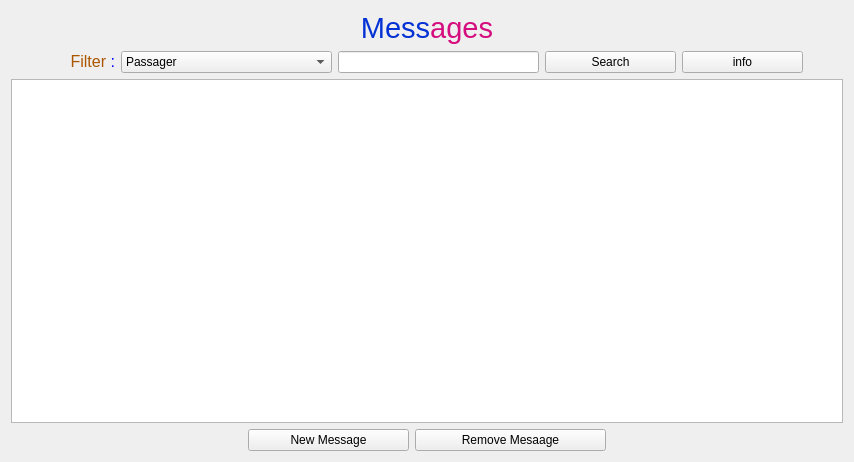
          <widget class="QWidget" name="messages">
           <layout class="QGridLayout" name="gridLayout_48">
            <item row="0" column="0">
             <widget class="QLabel" name="label_132">
              <property name="text">
               <string>&lt;html&gt;&lt;head/&gt;&lt;body&gt;&lt;p align=&quot;center&quot;&gt;&lt;span style=&quot; font-size:22pt; color:#0532d5;&quot;&gt;Mess&lt;/span&gt;&lt;span style=&quot; font-size:22pt; color:#d50e7f;&quot;&gt;ages&lt;/span&gt;&lt;/p&gt;&lt;/body&gt;&lt;/html&gt;</string>
              </property>
             </widget>
            </item>
            <item row="1" column="0">
             <layout class="QHBoxLayout" name="horizontalLayout_39">
              <item>
               <spacer name="horizontalSpacer_103">
                <property name="orientation">
                 <enum>Qt::Horizontal</enum>
                </property>
                <property name="sizeHint" stdset="0">
                 <size>
                  <width>40</width>
                  <height>20</height>
                 </size>
                </property>
               </spacer>
              </item>
              <item>
               <widget class="QLabel" name="label_133">
                <property name="minimumSize">
                 <size>
                  <width>64</width>
                  <height>21</height>
                 </size>
                </property>
                <property name="text">
                 <string>&lt;html&gt;&lt;head/&gt;&lt;body&gt;&lt;p align=&quot;right&quot;&gt;&lt;span style=&quot; font-size:12pt; color:#aa5500;&quot;&gt;Filter &lt;/span&gt;&lt;span style=&quot; font-size:12pt; color:#0000ff;&quot;&gt;:&lt;/span&gt;&lt;/p&gt;&lt;/body&gt;&lt;/html&gt;</string>
                </property>
               </widget>
              </item>
              <item>
               <widget class="QComboBox" name="comboBox_22">
                <property name="minimumSize">
                 <size>
                  <width>211</width>
                  <height>0</height>
                 </size>
                </property>
                <item>
                 <property name="text">
                  <string>Passager</string>
                 </property>
                </item>
                <item>
                 <property name="text">
                  <string>Admin</string>
                 </property>
                </item>
                <item>
                 <property name="text">
                  <string>Type</string>
                 </property>
                </item>
                <item>
                 <property name="text">
                  <string>Mode</string>
                 </property>
                </item>
                <item>
                 <property name="text">
                  <string>State</string>
                 </property>
                </item>
                <item>
                 <property name="text">
                  <string>Send Via</string>
                 </property>
                </item>
                <item>
                 <property name="text">
                  <string>Reviewed - (True/False)</string>
                 </property>
                </item>
               </widget>
              </item>
              <item>
               <widget class="QLineEdit" name="lineEdit_22">
                <property name="minimumSize">
                 <size>
                  <width>201</width>
                  <height>0</height>
                 </size>
                </property>
               </widget>
              </item>
              <item>
               <widget class="QPushButton" name="pushButton_74">
                <property name="minimumSize">
                 <size>
                  <width>131</width>
                  <height>0</height>
                 </size>
                </property>
                <property name="text">
                 <string>Search</string>
                </property>
                <property name="icon">
                 <iconset theme="edit-find">
                  <normaloff>../../../../../.designer/backup</normaloff>../../../../../.designer/backup</iconset>
                </property>
               </widget>
              </item>
              <item>
               <widget class="QPushButton" name="pushButton_75">
                <property name="minimumSize">
                 <size>
                  <width>121</width>
                  <height>0</height>
                 </size>
                </property>
                <property name="text">
                 <string>info</string>
                </property>
                <property name="icon">
                 <iconset theme="dialog-information">
                  <normaloff>../../../../../.designer/backup</normaloff>../../../../../.designer/backup</iconset>
                </property>
               </widget>
              </item>
              <item>
               <spacer name="horizontalSpacer_104">
                <property name="orientation">
                 <enum>Qt::Horizontal</enum>
                </property>
                <property name="sizeHint" stdset="0">
                 <size>
                  <width>40</width>
                  <height>20</height>
                 </size>
                </property>
               </spacer>
              </item>
             </layout>
            </item>
            <item row="2" column="0">
             <widget class="QTableWidget" name="tableWidget_22">
              <property name="minimumSize">
               <size>
                <width>609</width>
                <height>344</height>
               </size>
              </property>
             </widget>
            </item>
            <item row="3" column="0">
             <layout class="QHBoxLayout" name="horizontalLayout_40">
              <item>
               <spacer name="horizontalSpacer_105">
                <property name="orientation">
                 <enum>Qt::Horizontal</enum>
                </property>
                <property name="sizeHint" stdset="0">
                 <size>
                  <width>40</width>
                  <height>20</height>
                 </size>
                </property>
               </spacer>
              </item>
              <item>
               <widget class="QPushButton" name="pushButton_76">
                <property name="minimumSize">
                 <size>
                  <width>161</width>
                  <height>0</height>
                 </size>
                </property>
                <property name="text">
                 <string>New Message</string>
                </property>
                <property name="icon">
                 <iconset theme="list-add">
                  <normaloff>../../../../../.designer/backup</normaloff>../../../../../.designer/backup</iconset>
                </property>
               </widget>
              </item>
              <item>
               <widget class="QPushButton" name="pushButton_77">
                <property name="minimumSize">
                 <size>
                  <width>191</width>
                  <height>0</height>
                 </size>
                </property>
                <property name="text">
                 <string>Remove Mesaage</string>
                </property>
                <property name="icon">
                 <iconset theme="list-remove">
                  <normaloff>../../../../../.designer/backup</normaloff>../../../../../.designer/backup</iconset>
                </property>
               </widget>
              </item>
              <item>
               <spacer name="horizontalSpacer_106">
                <property name="orientation">
                 <enum>Qt::Horizontal</enum>
                </property>
                <property name="sizeHint" stdset="0">
                 <size>
                  <width>40</width>
                  <height>20</height>
                 </size>
                </property>
               </spacer>
              </item>
             </layout>
            </item>
           </layout>
          </widget>
